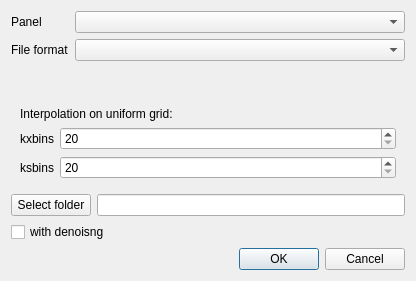
<?xml version="1.0" encoding="UTF-8"?>
<ui version="4.0">
 <class>exportDialog</class>
 <widget class="QDialog" name="exportDialog">
  <property name="geometry">
   <rect>
    <x>0</x>
    <y>0</y>
    <width>416</width>
    <height>281</height>
   </rect>
  </property>
  <property name="windowTitle">
   <string>Export data</string>
  </property>
  <layout class="QVBoxLayout" name="verticalLayout">
   <item>
    <layout class="QFormLayout" name="formLayout">
     <item row="0" column="0">
      <widget class="QLabel" name="panelSelectLabel">
       <property name="text">
        <string>Panel</string>
       </property>
      </widget>
     </item>
     <item row="0" column="1">
      <widget class="QComboBox" name="panelSelectComboBox"/>
     </item>
     <item row="1" column="0">
      <widget class="QLabel" name="fileFormatLabel">
       <property name="text">
        <string>File format</string>
       </property>
      </widget>
     </item>
     <item row="1" column="1">
      <widget class="QComboBox" name="fileFormatComboBox"/>
     </item>
    </layout>
   </item>
   <item>
    <widget class="QWidget" name="widget" native="true">
     <layout class="QVBoxLayout" name="verticalLayout_2">
      <item>
       <widget class="QLabel" name="label">
        <property name="text">
         <string>Interpolation on uniform grid:</string>
        </property>
       </widget>
      </item>
      <item>
       <layout class="QFormLayout" name="formLayout_3">
        <item row="0" column="0">
         <widget class="QLabel" name="kxbinsLabel_3">
          <property name="text">
           <string>kxbins</string>
          </property>
         </widget>
        </item>
        <item row="0" column="1">
         <widget class="QSpinBox" name="kxbinsSpinBox">
          <property name="minimum">
           <number>20</number>
          </property>
          <property name="maximum">
           <number>100000</number>
          </property>
         </widget>
        </item>
        <item row="1" column="0">
         <widget class="QLabel" name="ksbinsLabel_3">
          <property name="text">
           <string>ksbins</string>
          </property>
         </widget>
        </item>
        <item row="1" column="1">
         <widget class="QSpinBox" name="ksbinsSpinBox">
          <property name="minimum">
           <number>20</number>
          </property>
          <property name="maximum">
           <number>100000</number>
          </property>
         </widget>
        </item>
       </layout>
      </item>
     </layout>
    </widget>
   </item>
   <item>
    <layout class="QHBoxLayout" name="horizontalLayout">
     <item>
      <widget class="QPushButton" name="btn_exptfiledir">
       <property name="text">
        <string>Select folder</string>
       </property>
      </widget>
     </item>
     <item>
      <widget class="QLineEdit" name="le_exptfiledir"/>
     </item>
    </layout>
   </item>
   <item>
    <widget class="QCheckBox" name="denoisecheckBox">
     <property name="text">
      <string>with denoisng</string>
     </property>
    </widget>
   </item>
   <item>
    <widget class="QDialogButtonBox" name="buttonBox">
     <property name="orientation">
      <enum>Qt::Horizontal</enum>
     </property>
     <property name="standardButtons">
      <set>QDialogButtonBox::Cancel|QDialogButtonBox::Ok</set>
     </property>
     <property name="centerButtons">
      <bool>false</bool>
     </property>
    </widget>
   </item>
  </layout>
 </widget>
 <resources/>
 <connections>
  <connection>
   <sender>buttonBox</sender>
   <signal>accepted()</signal>
   <receiver>exportDialog</receiver>
   <slot>accept()</slot>
   <hints>
    <hint type="sourcelabel">
     <x>248</x>
     <y>254</y>
    </hint>
    <hint type="destinationlabel">
     <x>157</x>
     <y>274</y>
    </hint>
   </hints>
  </connection>
  <connection>
   <sender>buttonBox</sender>
   <signal>rejected()</signal>
   <receiver>exportDialog</receiver>
   <slot>reject()</slot>
   <hints>
    <hint type="sourcelabel">
     <x>316</x>
     <y>260</y>
    </hint>
    <hint type="destinationlabel">
     <x>286</x>
     <y>274</y>
    </hint>
   </hints>
  </connection>
 </connections>
</ui>
